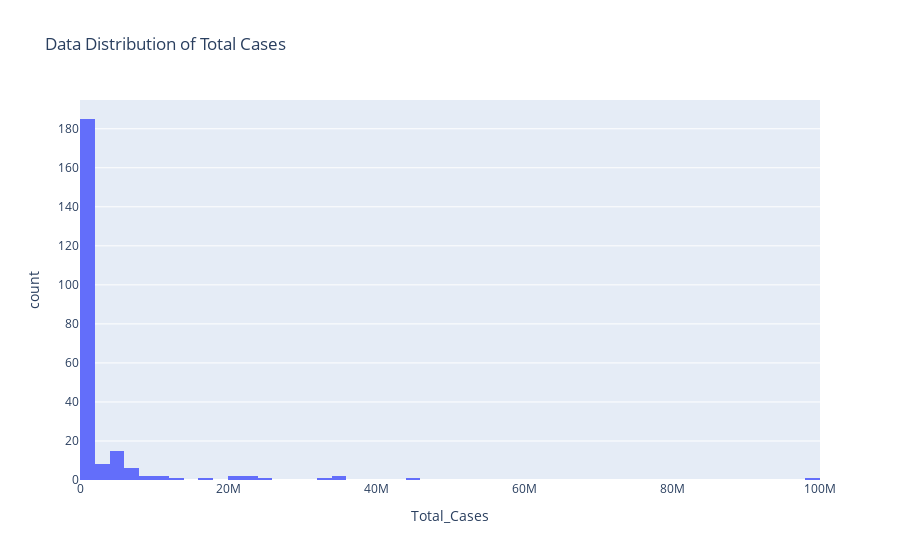

The code cell stored with this chart in its notebook:
### Code cell
fig = px.histogram(data,x="Total_Cases", title="Data Distribution of Total Cases")
fig.show()

### Figure 1 — Plotly figure (JSON) as saved in the notebook; plotly's stock layout.template omitted (floating-point values rounded to 4 significant figures; data arrays with more than 128 entries replaced by an {"elided": "..."} marker saying what was removed)
{"data": [{"alignmentgroup": "True", "bingroup": "x", "hovertemplate": "Total_Cases=%{x}<br>count=%{y}<extra></extra>", "legendgroup": "", "marker": {"color": "#636efa", "pattern": {"shape": ""}}, "name": "", "offsetgroup": "", "orientation": "v", "showlegend": false, "type": "histogram", "x": {"elided": "230 int values"}, "xaxis": "x", "yaxis": "y"}], "layout": {"barmode": "relative", "legend": {"tracegroupgap": 0}, "title": {"text": "Data Distribution of Total Cases"}, "xaxis": {"anchor": "y", "domain": [0, 1], "title": {"text": "Total_Cases"}}, "yaxis": {"anchor": "x", "domain": [0, 1], "title": {"text": "count"}}}}
